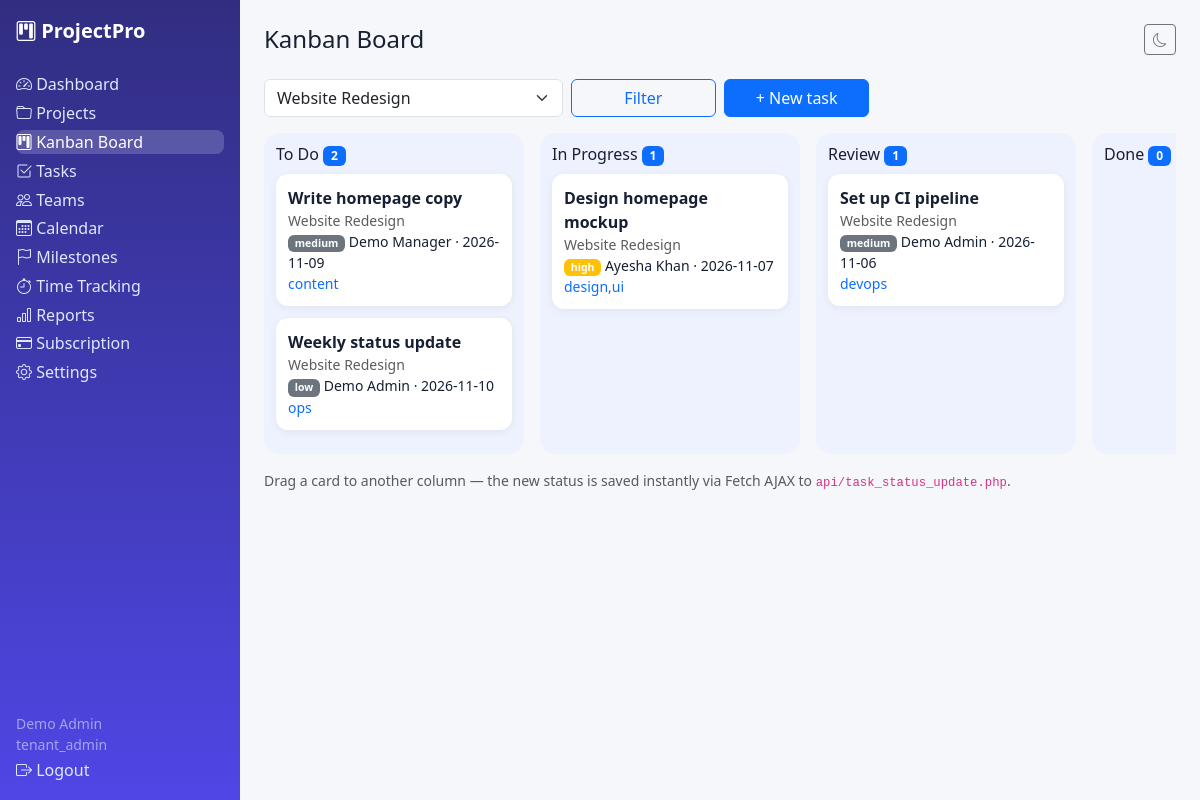
/board.php?project_id=1 (signed in), run on the app's committed database.
### tables this page shows
CREATE TABLE tasks (id INT UNSIGNED AUTO_INCREMENT PRIMARY KEY, tenant_id INT UNSIGNED NOT NULL, project_id INT UNSIGNED NULL, title VARCHAR(180) NOT NULL, description TEXT NULL, assigned_to INT UNSIGNED NULL, created_by INT UNSIGNED NULL, priority ENUM('low','medium','high','urgent') NOT NULL DEFAULT 'medium', status ENUM('todo','in_progress','review','done') NOT NULL DEFAULT 'todo', due_date DATE NULL, labels VARCHAR(255) NULL, depends_on INT UNSIGNED NULL, is_recurring TINYINT(1) NOT NULL DEFAULT 0, created_at DATETIME NOT NULL DEFAULT CURRENT_TIMESTAMP, INDEX idx_task_tenant(tenant_id), INDEX idx_task_project(project_id), INDEX idx_task_status(status), CONSTRAINT fk_task_tenant FOREIGN KEY(tenant_id) REFERENCES tenants(id) ON DELETE CASCADE, CONSTRAINT fk_task_project FOREIGN KEY(project_id) REFERENCES projects(id) ON DELETE CASCADE, CONSTRAINT fk_task_user FOREIGN KEY(assigned_to) REFERENCES users(id) ON DELETE SET NULL, CONSTRAINT fk_task_depends FOREIGN KEY(depends_on) REFERENCES tasks(id) ON DELETE SET NULL);

CREATE TABLE projects (id INT UNSIGNED AUTO_INCREMENT PRIMARY KEY, tenant_id INT UNSIGNED NOT NULL, name VARCHAR(180) NOT NULL, description TEXT NULL, start_date DATE NULL, end_date DATE NULL, budget DECIMAL(12,2) NOT NULL DEFAULT 0, category VARCHAR(60) NOT NULL DEFAULT 'general', priority ENUM('low','medium','high','urgent') NOT NULL DEFAULT 'medium', status ENUM('planning','active','on_hold','completed','archived') NOT NULL DEFAULT 'active', progress INT NOT NULL DEFAULT 0, created_by INT UNSIGNED NULL, created_at DATETIME NOT NULL DEFAULT CURRENT_TIMESTAMP, INDEX idx_proj_tenant(tenant_id), INDEX idx_proj_status(status), CONSTRAINT fk_proj_tenant FOREIGN KEY(tenant_id) REFERENCES tenants(id) ON DELETE CASCADE, CONSTRAINT fk_proj_user FOREIGN KEY(created_by) REFERENCES users(id) ON DELETE SET NULL);

CREATE TABLE users (id INT UNSIGNED AUTO_INCREMENT PRIMARY KEY, tenant_id INT UNSIGNED NULL, name VARCHAR(120) NOT NULL, email VARCHAR(190) NOT NULL UNIQUE, password_hash VARCHAR(255) NOT NULL, role ENUM('super_admin','tenant_admin','manager','employee') NOT NULL DEFAULT 'employee', status ENUM('active','suspended') NOT NULL DEFAULT 'active', two_factor_secret VARCHAR(120) NULL, remember_token VARCHAR(64) NULL, email_verified_at DATETIME NULL, last_login_at DATETIME NULL, created_at DATETIME NOT NULL DEFAULT CURRENT_TIMESTAMP, INDEX idx_users_tenant(tenant_id), CONSTRAINT fk_users_tenant FOREIGN KEY(tenant_id) REFERENCES tenants(id) ON DELETE CASCADE);

### includes/functions.php (called while the page is built, shortened)
<?php
function e(?string $v): string { return htmlspecialchars($v ?? '', ENT_QUOTES, 'UTF-8'); }
function current_user(): ?array { return $_SESSION['user'] ?? null; }
function tenant_id(): ?int { $u = current_user(); return isset($u['tenant_id']) && $u['tenant_id'] !== null ? (int)$u['tenant_id'] : null; }

### includes/auth.php (called while the page is built, shortened)
<?php
require_once __DIR__ . '/functions.php';
function require_tenant(): int {
    $t = tenant_id();
    return $t;
}

### board.php (the view)
<?php require_once __DIR__ . '/includes/auth.php'; $user=require_role(['tenant_admin','manager','employee']); $pdo=db(); check_tenant_active($pdo); $tid=require_tenant(); $base=''; $active='board'; $pageTitle='Kanban Board';
$projFilter=(int)($_GET['project_id']??0);
$sql='SELECT t.*,u.name assignee,p.name project_name FROM tasks t LEFT JOIN users u ON u.id=t.assigned_to LEFT JOIN projects p ON p.id=t.project_id WHERE t.tenant_id=?'; $args=[$tid]; if($projFilter){$sql.=' AND t.project_id=?';$args[]=$projFilter;} $sql.=' ORDER BY t.due_date IS NULL,t.due_date';
$s=$pdo->prepare($sql); $s->execute($args); $tasks=$s->fetchAll();
$s=$pdo->prepare('SELECT id,name FROM projects WHERE tenant_id=? AND status!="archived" ORDER BY name'); $s->execute([$tid]); $projects=$s->fetchAll();
$cols=['todo'=>'To Do','in_progress'=>'In Progress','review'=>'Review','done'=>'Done'];
include __DIR__ . '/includes/header.php'; ?><meta name="csrf" content="<?= e(csrf_token()) ?>">
<form class="row g-2 mb-3" method="get"><div class="col-md-4"><select class="form-select" name="project_id"><option value="">All projects</option><?php foreach($projects as $p): ?><option value="<?= $p['id'] ?>" <?= $projFilter==$p['id']?'selected':'' ?>><?= e($p['name']) ?></option><?php endforeach; ?></select></div><div class="col-md-2"><button class="btn btn-outline-primary w-100">Filter</button></div><div class="col-md-2"><a class="btn btn-primary w-100" href="tasks.php">+ New task</a></div></form>
<div class="kanban"><?php foreach($cols as $key=>$label): ?><div class="kanban-col" data-status="<?= $key ?>"><h6><?= $label ?> <span class="badge bg-primary"><?= count(array_filter($tasks,fn($t)=>$t['status']===$key)) ?></span></h6><div class="col-body">
<?php foreach($tasks as $t): if($t['status']!==$key) continue; ?><div class="deal-card task-card" draggable="true" data-id="<?= $t['id'] ?>"><strong><?= e($t['title']) ?></strong><div class="small text-muted"><?= e($t['project_name']??'') ?></div>
<div class="small"><span class="badge bg-<?= $t['priority']==='urgent'?'danger':($t['priority']==='high'?'warning':'secondary') ?>"><?= e($t['priority']) ?></span> <?= e($t['assignee']??'Unassigned') ?><?php if($t['due_date']): ?> · <?= e($t['due_date']) ?><?php endif; ?></div>
<?php if($t['labels']): ?><div class="small text-primary"><?= e($t['labels']) ?></div><?php endif; ?></div><?php endforeach; ?>
</div></div><?php endforeach; ?></div>
<p class="small text-muted mt-3">Drag a card to another column — the new status is saved instantly via Fetch AJAX to <code>api/task_status_update.php</code>.</p>
<?php $extraJs='<script src="assets/js/kanban.js"></script>'; include __DIR__ . '/includes/footer.php'; ?>

### assets/css/style.css (style rules this page uses)
:root { --brand:#4f46e5;--bg:#f6f7fb;--card:#fff;--text:#172033 }
body { background:var(--bg);color:var(--text);font-family:system-ui,-apple-system,"Segoe UI",Roboto,sans-serif }
.kanban { display:flex;gap:1rem;overflow-x:auto }
.kanban-col { min-width:260px;background:#eef2ff;border-radius:1rem;padding:.75rem }
.deal-card { background:#fff;border-radius:.75rem;padding:.75rem;margin-bottom:.75rem;cursor:grab;box-shadow:0 2px 8px rgba(0,0,0,.06) }

### data on the page
tasks: title "Write homepage copy", project.name "Website Redesign", priority "medium", assigned_to.name "Demo Manager", due_date "2026-11-09", labels "content"
tasks: title "Weekly status update", project.name "Website Redesign", priority "low", assigned_to.name "Demo Admin", due_date "2026-11-10", labels "ops"
tasks: title "Design homepage mockup", project.name "Website Redesign", priority "high", assigned_to.name "Ayesha Khan", due_date "2026-11-07", labels "design,ui"
tasks: title "Set up CI pipeline", project.name "Website Redesign", priority "medium", assigned_to.name "Demo Admin", due_date "2026-11-06", labels "devops"

### other printed values
$l "Dashboard"
$l "Projects"
$l "Kanban Board"
$l "Tasks"
$l "Teams"
$l "Calendar"
$l "Milestones"
$l "Time Tracking"
$l "Reports"
$l "Subscription"
$l "Settings"
current_user()['name'] "Demo Admin"
current_user()['role'] "tenant_admin"
$pageTitle "Kanban Board"
$label "To Do"
